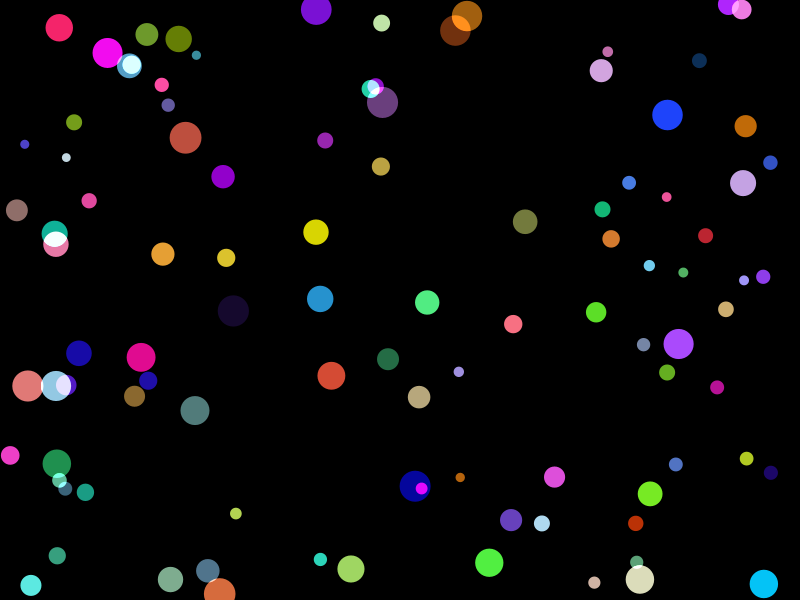
Frame 1 (no input)
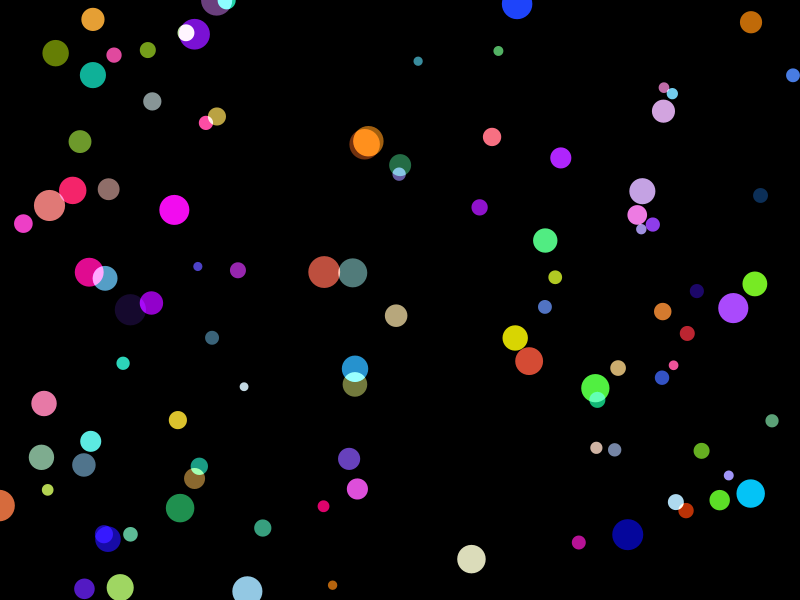
Frame 60 (the mouse pressed at the canvas centre just before this capture)
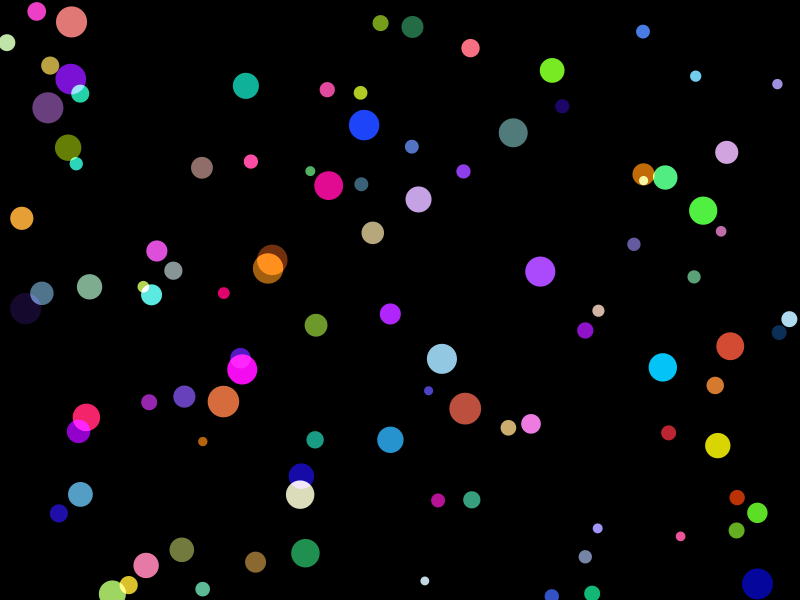
Frame 120 (the mouse held since frame 60 and released just before this capture)

The Processing sketch that drew these frames (run headless with seeded random() and noise(); from frame 60 on, the mouse is pressed at the canvas centre):

// Processing sketch: list5_1
// ── list5_1.pde
int NUM = 100;
Particle[] myParticle = new Particle[NUM];

void setup() {
  size(800, 600);
  frameRate(60);
  blendMode(ADD);
  noStroke();
  
  for (int i = 0; i < NUM; i++) {
    myParticle[i] = new Particle(random(8, 32));
  }
}
void draw() {
  background(0);
  for (int i = 0; i < NUM; i++) {
    myParticle[i].draw();
  }
}

// ── Particle.pde
class Particle {
  color col;
  float diameter;
  PVector location;
  PVector velocity;
  
  Particle (float _diameter) {
    diameter = _diameter;
    location = new PVector(random(0, width), random(0, height));
    velocity = new PVector(random(-4, 4), random(-4, 4));
    col = color(random(255), random(255), random(255));
  }
  
  void draw() {
    fill(col);
    ellipse(location.x, location.y, diameter, diameter);
    location.add(velocity);
    if ((location.x < 0) || (location.x > width)) {
      velocity.x = velocity.x * -1;
    }
    if ((location.y < 0) || (location.y > height)) {
      velocity.y = velocity.y * -1;
    }
  }
}
